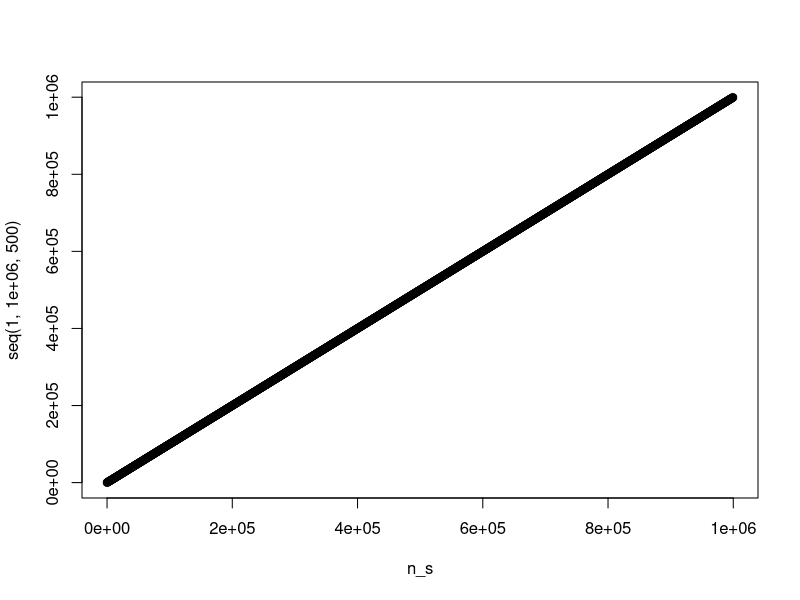

The R source for this figure:
### EJERCICIO 1:

a <- c(23,3,6,5,22,64,31,20, 22)

b <- c()
d <- c()
i <- 1
while (i <= length(a)) {
  if (a[i] %% 2 == 0) {
    b <- append(b, a[i]^2)
  }
  i <- i + 1
}
i <- 1
while (i <= length(a)) {
  if (a[i] %% 2 != 0) {
    d <- append(d, a[i]^3)
  }
  i <- i + 1
}


b <- c()
d <- c()



for (v in a) {
  if (v %% 2 == 0) {
    b <- append(b, v)
  } else {
    d <- append(d, v)
  }
}

### EJERCICIO 2:


i <- 10
result <- c()
while (i <= 100000) {
  if (i %% 50 == 10) {
    result <- append(result, i)
  }
  i <- i + 1
}
length(result)

result <- c()

i <- 10
while (i <= 100000) {
  result <- append(result, i)
  i <- i + 50
}
result[1]

seq(10,100000, 50)
?seq
rep(10, 10)

#EJERCICIO 3:

b <- c(1,2,3,4)
b[-3:-2]
b[4]
b[-2:-3]

#EJERCICIO 4:
start <- Sys.time()

n <- 100000000
n_s <- seq(1,1000000, 500)
deltas <- c()
# implementar algo que cuando n sea 5 devuelva bigO   O(2 + 3 * n) --> O(n)
result <- 0
for (v in 1:n) { # for (v in seq(1, n))
  result <- result + v
}

finish <- Sys.time()
print(finish - start)

# n * (n + 1) / 2
start <- Sys.time()
n <- 100000000
result_2 <- n * (n + 1) / 2 # O(4) --> O(1)
result_2
finish <- Sys.time()
print(finish - start) # 

plot(n_s, seq(1,1000000, 500))





